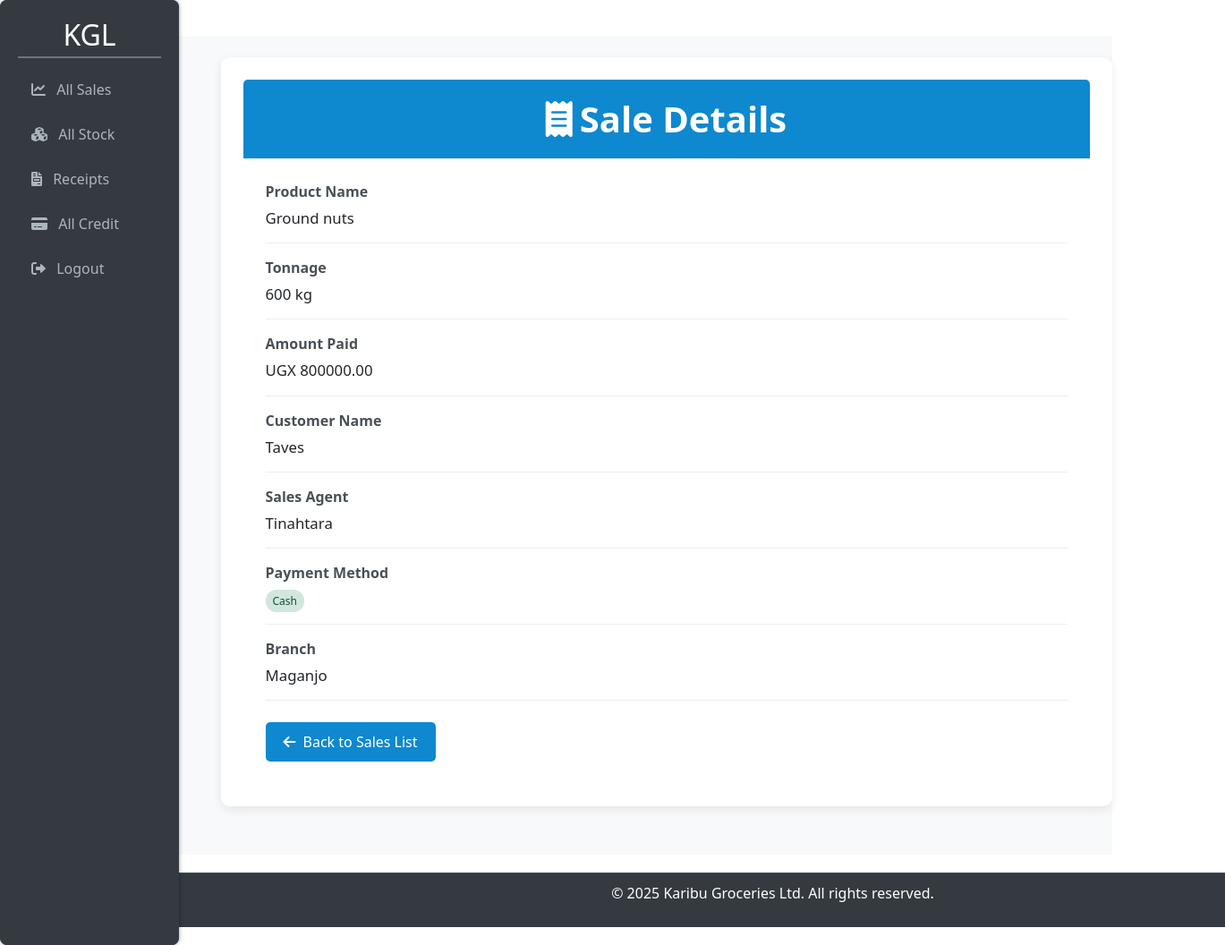
Page /sales/12/ (signed in) on the earlier database version.
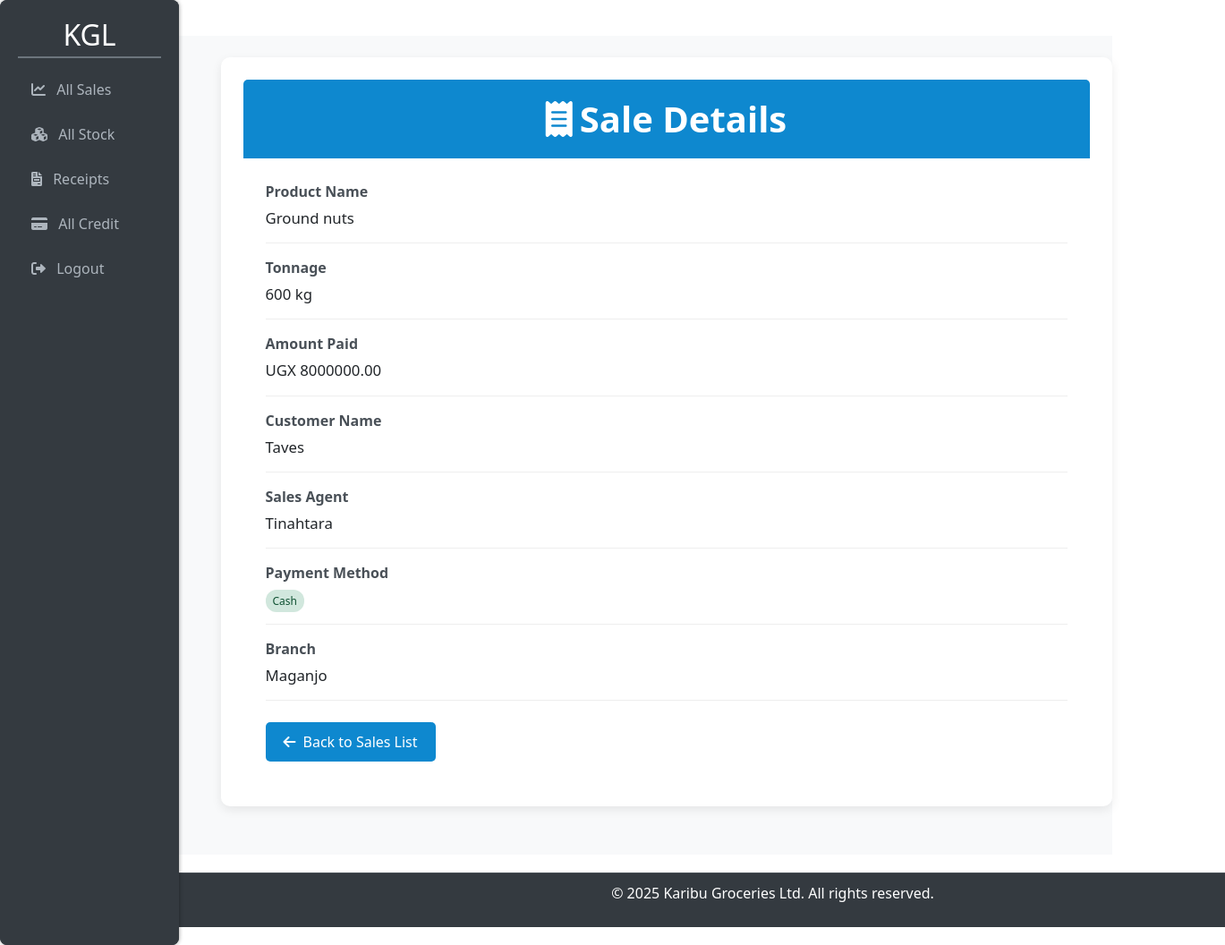
Same page on the later database version.
### kgl_app/models.py (models this page shows, shortened)
class Sales(models.Model):
    product_name=models.ForeignKey(Stock, on_delete=models.CASCADE)
    tonnage=models.IntegerField()
    amount_paid =models.IntegerField(default=0,blank =False)
    buyers_name=models.CharField(max_length=35)
    date_and_time =models.DateTimeField(auto_now_add=True)
    salesagent_name=models.ForeignKey(Userprofile, on_delete=models.CASCADE,null=True)
    is_sold_on_cash=models.BooleanField(default=False)
    branch =models.ForeignKey(Branch, on_delete=models.CASCADE,null=True)
    selling_price=models.IntegerField(null=True,blank=True)

class Stock(models.Model):
    name_of_produce=models.CharField(max_length =255)
    type_of_produce =models.ForeignKey(ProduceType,on_delete=models.CASCADE,null=False,)
    date_and_time_of_produce= models.DateTimeField(auto_now_add =True)
    received_quantity = models.IntegerField(blank=False,null=False,default=0)
    issued_quantity=models.IntegerField(blank=False,null=False,default=0)
    tonnage =models.IntegerField(blank = False,null=False,default=0)
    cost=models.IntegerField(blank =False,default=25)
    name_of_dealer=models.CharField(max_length=255)
    branch=models.ForeignKey(Branch, on_delete=models.CASCADE,null=False,default=0)
    contact=models.CharField(default=20,null=False)
    selling_price=models.IntegerField(null=True,blank=True)
    current_stock =models.IntegerField(null=True,blank=False)
    def __str__(self):
        return self.name_of_produce

class Userprofile(AbstractUser):
    managed_branches = models.ManyToManyField(Branch, related_name="managers", blank=True)
    is_salesagent= models.BooleanField(default=False)
    is_manager= models.BooleanField(default=False)
    is_owner= models.BooleanField(default=False)
    username =models.CharField(max_length=25,unique=True)
    email =models.EmailField(max_length=25, unique=True)
    address = models.CharField(max_length=50, blank=True)
    phonenumber =models.CharField(max_length= 20,blank=True)
    gender = models.CharField(max_length=10, blank=True)
    branch = models.ForeignKey(Branch, on_delete=models.SET_NULL, null=True, blank=True, related_name="users")
    groups = models.ManyToManyField(
        Group,
        related_name="userprofile_groups",
        blank=True,
        help_text="The groups this user belongs to.",
        verbose_name="groups"
    )
    user_permissions = models.ManyToManyField(
        Permission,
        related_name="userprofile_permissions",
        blank=True,
        help_text="Specific permissions for this user.",
        verbose_name="user permissions"
    )
    def __str__(self):
        return self.username

class Branch(models.Model):
    branch_name = models.CharField(max_length=50)
    location = models.CharField(max_length=100)
    def __str__(self):
        return self.branch_name

### kgl_app/views.py (the view)
# urls.py: path('sales/<int:sale_id>/', views.view_sale, name='view_sale'),
@user_passes_test(is_manager_check or is_salesagent_check)
def view_sale(request, sale_id):
    sale = get_object_or_404(Sales, id=sale_id)  # Get the Sale object or show 404 if not found
    context = {'sale': sale}  # Pass the Sale object to the template
    return render(request, 'sale_detail.html', context)  # Render the template

### kgl_app/views.py (called while the page is built)
def is_manager_check(user):
    return user.is_manager

### kgl_app/templates/sale_detail.html (shortened to what this page needs)
{% extends 'base.html' %}
{% load static %}
{% block content %}
<link href="https://cdn.jsdelivr.net/npm/bootstrap@5.3.0/dist/css/bootstrap.min.css" rel="stylesheet">
<link rel="stylesheet" href="https://cdnjs.cloudflare.com/ajax/libs/font-awesome/6.0.0/css/all.min.css">
<div class="container-fluid sale-detail-container py-4">
    <div class="card sale-card">
        <div class="card-header card-header-sale">
            <h1 class="card-title-sale">
                <i class="fas fa-receipt me-2"></i>Sale Details
            </h1>
        </div>
        <div class="card-body card-body-sale">
            <div class="detail-item">
                <div class="detail-label">Product Name</div>
                <div class="detail-value">{{ sale.product_name }}</div>
            </div>
            <div class="detail-item">
                <div class="detail-label">Tonnage</div>
                <div class="detail-value">{{ sale.tonnage }} kg</div>
            </div>
            <div class="detail-item">
                <div class="detail-label">Amount Paid</div>
                <div class="detail-value">UGX {{ sale.amount_paid|floatformat:2 }}</div>
            </div>
            <div class="detail-item">
                <div class="detail-label">Customer Name</div>
                <div class="detail-value">{{ sale.buyers_name }}</div>
            </div>
            <div class="detail-item">
                <div class="detail-label">Sales Agent</div>
                <div class="detail-value">{{ sale.salesagent_name }}</div>
            </div>
            <div class="detail-item">
                <div class="detail-label">Payment Method</div>
                <div class="detail-value">
                    <span class="cash-badge {% if sale.is_sold_on_cash %}cash-true{% else %}cash-false{% endif %}">
                        {% if sale.is_sold_on_cash %}Cash{% else %}Credit{% endif %}
                    </span>
                </div>
            </div>
            <div class="detail-item">
                <div class="detail-label">Branch</div>
                <div class="detail-value">{{ sale.branch }}</div>
            </div>
            <div class="mt-4">
                <a href="{% url 'allsales' %}" class="back-btn">
                    <i class="fas fa-arrow-left"></i> Back to Sales List
                </a>
            </div>
        </div>
    </div>
</div>
{% endblock %}

Differences in the rows shown:
changed Sales "Taves": amount_paid "800000.00" → "8000000.00"
